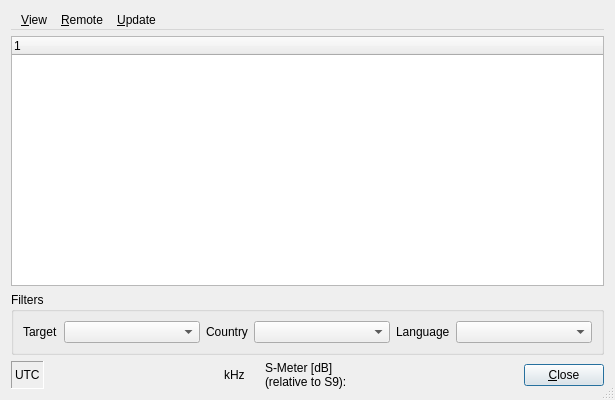
<?xml version="1.0" encoding="UTF-8"?>
<ui version="4.0">
 <class>StationsDlgbase</class>
 <widget class="QDialog" name="StationsDlgbase">
  <property name="geometry">
   <rect>
    <x>0</x>
    <y>0</y>
    <width>615</width>
    <height>400</height>
   </rect>
  </property>
  <property name="windowTitle">
   <string>Stations</string>
  </property>
  <property name="sizeGripEnabled">
   <bool>true</bool>
  </property>
  <layout class="QVBoxLayout" name="verticalLayout">
   <item>
    <widget class="QMenuBar" name="menubar">
     <widget class="QMenu" name="menuView">
      <property name="title">
       <string>&amp;View</string>
      </property>
      <widget class="QMenu" name="menuStations_preview">
       <property name="title">
        <string>Stations &amp;preview</string>
       </property>
       <addaction name="actionDisabled"/>
       <addaction name="action5minutes"/>
       <addaction name="action15minutes"/>
       <addaction name="action30minutes"/>
      </widget>
      <addaction name="actionShowOnlyActiveStations"/>
      <addaction name="actionShowAllStations"/>
      <addaction name="menuStations_preview"/>
     </widget>
     <widget class="QMenu" name="menuRemote">
      <property name="title">
       <string>&amp;Remote</string>
      </property>
      <addaction name="actionChooseRig"/>
      <addaction name="actionEnable_S_Meter"/>
     </widget>
     <widget class="QMenu" name="menuUpdate">
      <property name="title">
       <string>&amp;Update</string>
      </property>
      <addaction name="actionGetUpdate"/>
     </widget>
     <addaction name="menuView"/>
     <addaction name="menuRemote"/>
     <addaction name="menuUpdate"/>
    </widget>
   </item>
   <item>
    <widget class="QTreeWidget" name="ListViewStations">
     <property name="rootIsDecorated">
      <bool>false</bool>
     </property>
     <property name="uniformRowHeights">
      <bool>true</bool>
     </property>
     <column>
      <property name="text">
       <string/>
      </property>
     </column>
    </widget>
   </item>
   <item>
    <widget class="QGroupBox" name="groupBox">
     <property name="title">
      <string>Filters</string>
     </property>
     <layout class="QHBoxLayout" name="horizontalLayout">
      <item>
       <widget class="QLabel" name="TextLabelTarget">
        <property name="text">
         <string>Target</string>
        </property>
        <property name="wordWrap">
         <bool>false</bool>
        </property>
       </widget>
      </item>
      <item>
       <widget class="QComboBox" name="ComboBoxFilterTarget">
        <property name="sizePolicy">
         <sizepolicy hsizetype="MinimumExpanding" vsizetype="Fixed">
          <horstretch>0</horstretch>
          <verstretch>0</verstretch>
         </sizepolicy>
        </property>
       </widget>
      </item>
      <item>
       <widget class="QLabel" name="TextLabelCountry">
        <property name="text">
         <string>Country</string>
        </property>
        <property name="wordWrap">
         <bool>false</bool>
        </property>
       </widget>
      </item>
      <item>
       <widget class="QComboBox" name="ComboBoxFilterCountry">
        <property name="sizePolicy">
         <sizepolicy hsizetype="MinimumExpanding" vsizetype="Fixed">
          <horstretch>0</horstretch>
          <verstretch>0</verstretch>
         </sizepolicy>
        </property>
       </widget>
      </item>
      <item>
       <widget class="QLabel" name="TextLabelLanguage">
        <property name="text">
         <string>Language</string>
        </property>
        <property name="wordWrap">
         <bool>false</bool>
        </property>
       </widget>
      </item>
      <item>
       <widget class="QComboBox" name="ComboBoxFilterLanguage">
        <property name="sizePolicy">
         <sizepolicy hsizetype="MinimumExpanding" vsizetype="Fixed">
          <horstretch>0</horstretch>
          <verstretch>0</verstretch>
         </sizepolicy>
        </property>
       </widget>
      </item>
     </layout>
    </widget>
   </item>
   <item>
    <layout class="QHBoxLayout" name="horizontalLayout_2">
     <item>
      <widget class="QLabel" name="TextLabelUTCTime">
       <property name="sizePolicy">
        <sizepolicy hsizetype="Minimum" vsizetype="Minimum">
         <horstretch>0</horstretch>
         <verstretch>0</verstretch>
        </sizepolicy>
       </property>
       <property name="frameShape">
        <enum>QFrame::Panel</enum>
       </property>
       <property name="frameShadow">
        <enum>QFrame::Sunken</enum>
       </property>
       <property name="text">
        <string>UTC</string>
       </property>
       <property name="wordWrap">
        <bool>false</bool>
       </property>
      </widget>
     </item>
     <item>
      <widget class="QwtCounter" name="QwtCounterFrequency">
       <property name="sizePolicy">
        <sizepolicy hsizetype="Fixed" vsizetype="Maximum">
         <horstretch>0</horstretch>
         <verstretch>0</verstretch>
        </sizepolicy>
       </property>
       <property name="minimumSize">
        <size>
         <width>168</width>
         <height>0</height>
        </size>
       </property>
      </widget>
     </item>
     <item>
      <widget class="QLabel" name="TextLabel1">
       <property name="sizePolicy">
        <sizepolicy hsizetype="Minimum" vsizetype="Minimum">
         <horstretch>0</horstretch>
         <verstretch>0</verstretch>
        </sizepolicy>
       </property>
       <property name="text">
        <string>kHz</string>
       </property>
       <property name="wordWrap">
        <bool>false</bool>
       </property>
       <property name="buddy">
        <cstring>QwtCounterFrequency</cstring>
       </property>
      </widget>
     </item>
     <item>
      <spacer name="horizontalSpacer_2">
       <property name="orientation">
        <enum>Qt::Horizontal</enum>
       </property>
       <property name="sizeHint" stdset="0">
        <size>
         <width>20</width>
         <height>20</height>
        </size>
       </property>
      </spacer>
     </item>
     <item>
      <widget class="QLabel" name="TextLabelSMeter">
       <property name="sizePolicy">
        <sizepolicy hsizetype="Minimum" vsizetype="Minimum">
         <horstretch>0</horstretch>
         <verstretch>0</verstretch>
        </sizepolicy>
       </property>
       <property name="text">
        <string>S-Meter [dB]
(relative to S9):</string>
       </property>
       <property name="wordWrap">
        <bool>false</bool>
       </property>
      </widget>
     </item>
     <item>
      <widget class="QwtThermo" name="ProgrSigStrength">
       <property name="sizePolicy">
        <sizepolicy hsizetype="Fixed" vsizetype="Maximum">
         <horstretch>0</horstretch>
         <verstretch>0</verstretch>
        </sizepolicy>
       </property>
       <property name="minimumSize">
        <size>
         <width>150</width>
         <height>0</height>
        </size>
       </property>
      </widget>
     </item>
     <item>
      <spacer name="horizontalSpacer">
       <property name="orientation">
        <enum>Qt::Horizontal</enum>
       </property>
       <property name="sizeType">
        <enum>QSizePolicy::Expanding</enum>
       </property>
       <property name="sizeHint" stdset="0">
        <size>
         <width>20</width>
         <height>20</height>
        </size>
       </property>
      </spacer>
     </item>
     <item>
      <widget class="QPushButton" name="buttonOk">
       <property name="sizePolicy">
        <sizepolicy hsizetype="Minimum" vsizetype="Maximum">
         <horstretch>0</horstretch>
         <verstretch>0</verstretch>
        </sizepolicy>
       </property>
       <property name="text">
        <string>&amp;Close</string>
       </property>
       <property name="autoDefault">
        <bool>true</bool>
       </property>
       <property name="default">
        <bool>true</bool>
       </property>
      </widget>
     </item>
    </layout>
   </item>
  </layout>
  <action name="actionShowOnlyActiveStations">
   <property name="checkable">
    <bool>true</bool>
   </property>
   <property name="text">
    <string>Show only active stations</string>
   </property>
  </action>
  <action name="actionShowAllStations">
   <property name="checkable">
    <bool>true</bool>
   </property>
   <property name="text">
    <string>Show all stations</string>
   </property>
  </action>
  <action name="action5minutes">
   <property name="checkable">
    <bool>true</bool>
   </property>
   <property name="text">
    <string>5 minutes</string>
   </property>
  </action>
  <action name="action15minutes">
   <property name="checkable">
    <bool>true</bool>
   </property>
   <property name="text">
    <string>15 minutes</string>
   </property>
  </action>
  <action name="action30minutes">
   <property name="checkable">
    <bool>true</bool>
   </property>
   <property name="text">
    <string>30 minutes</string>
   </property>
  </action>
  <action name="actionGetUpdate">
   <property name="text">
    <string>Get Update...</string>
   </property>
  </action>
  <action name="actionChooseRig">
   <property name="text">
    <string>Rig Settings...</string>
   </property>
  </action>
  <action name="actionDisabled">
   <property name="checkable">
    <bool>true</bool>
   </property>
   <property name="text">
    <string>&amp;Disabled</string>
   </property>
  </action>
  <action name="actionEnable_S_Meter">
   <property name="checkable">
    <bool>true</bool>
   </property>
   <property name="text">
    <string>Enable S-Meter</string>
   </property>
  </action>
 </widget>
 <customwidgets>
  <customwidget>
   <class>QwtCounter</class>
   <extends>QWidget</extends>
   <header>qwt_counter.h</header>
  </customwidget>
  <customwidget>
   <class>QwtThermo</class>
   <extends>QWidget</extends>
   <header>qwt_thermo.h</header>
  </customwidget>
 </customwidgets>
 <resources>
  <include location="res/icons.qrc"/>
 </resources>
 <connections/>
</ui>
